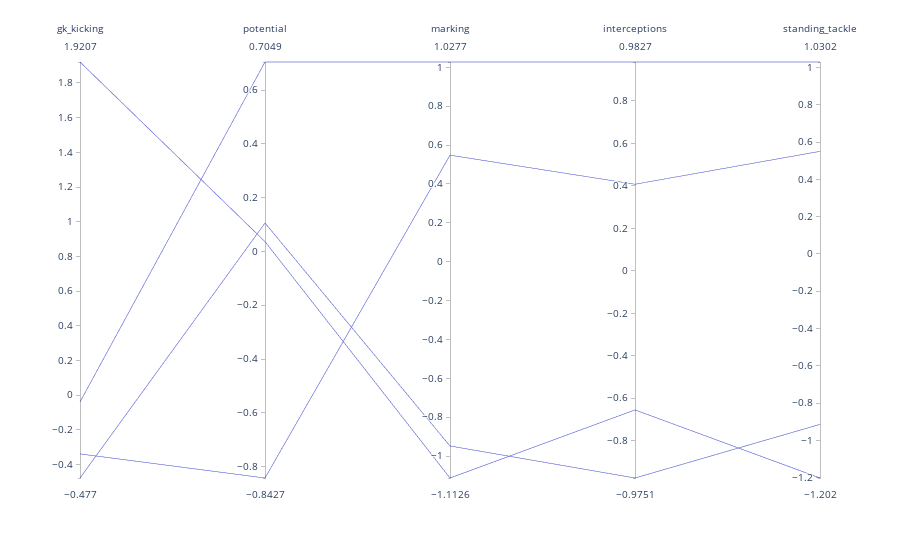

The notebook cell saved with this chart:
### Code cell
%matplotlib inline
import plotly.express as px

fig = px.parallel_coordinates(p)

fig.show()

### Figure 1 — Plotly figure (JSON) as saved in the notebook; plotly's stock layout.template omitted (floating-point values rounded to 4 significant figures)
{"data": [{"dimensions": [{"label": "gk_kicking", "values": [-0.477, -0.03878, 1.921, -0.3382]}, {"label": "potential", "values": [0.1059, 0.7049, 0.03676, -0.8427]}, {"label": "marking", "values": [-0.9478, 1.028, -1.113, 0.5484]}, {"label": "interceptions", "values": [-0.9751, 0.9827, -0.6547, 0.4075]}, {"label": "standing_tackle", "values": [-0.9143, 1.03, -1.202, 0.5508]}], "domain": {"x": [0, 1], "y": [0, 1]}, "name": "", "type": "parcoords"}], "layout": {"legend": {"tracegroupgap": 0}, "margin": {"t": 60}}}
